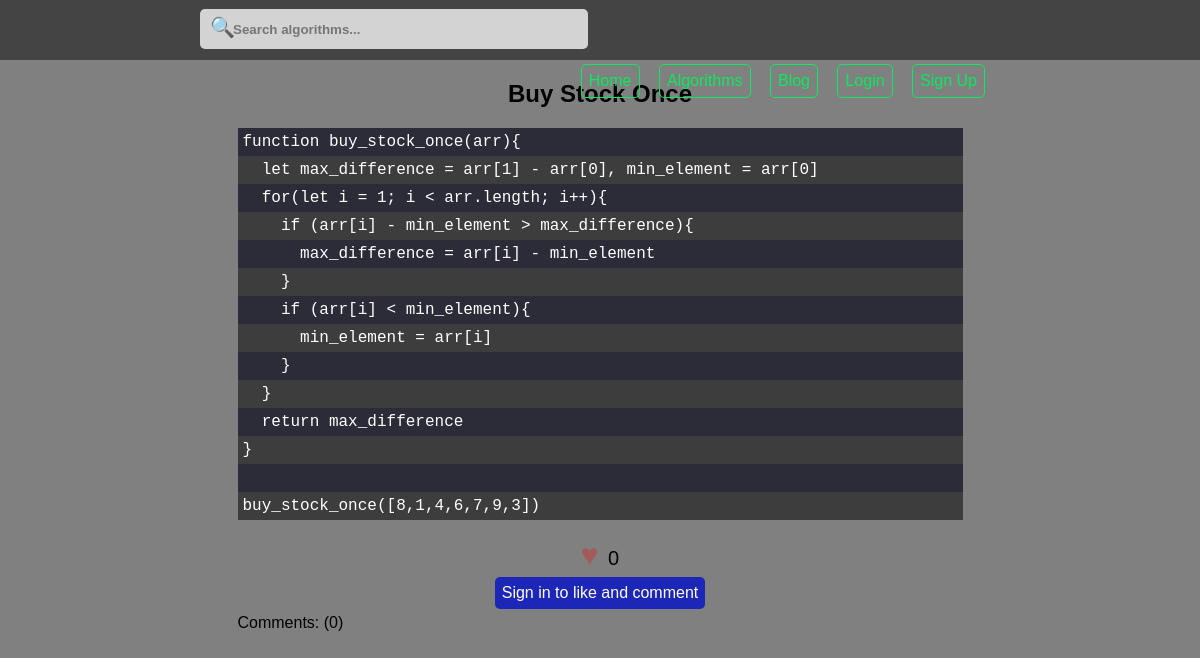
/algorithms/array-stack-queue-sorting/buy-stock-once/, run on the app's committed database.
### computer_science/models.py (models this page shows, shortened)
class Algorithm(models.Model):
	title = models.CharField(max_length = 300)
	friendly_title = models.SlugField(unique = False, default = None)
	category = models.CharField(max_length = 300, default = None)
	friendly_category = models.SlugField(unique = False, default = None)
	code = models.TextField()
	users = models.ManyToManyField(User)
	likes = models.ManyToManyField(User, blank = True, related_name = 'algorithm_likes')
	created_at = models.DateTimeField(auto_now = False, auto_now_add = True)
	updated_at = models.DateTimeField(auto_now = True, auto_now_add = False)
	class Meta:
		ordering = ['title']

### computer_science/views.py (the view, shortened to what this page needs)
# urls.py: url(r'^blog/(?P<friendly_title>[-\w]+)/$', show, name = 'show'),
def show(request, friendly_category = None, friendly_title = None):
	algorithm = get_object_or_404(Algorithm, friendly_title = friendly_title)
	if not algorithm:
		return Http404
	form = Comment_form(request.POST or None)
	like_or_unlike = 'Like'
	user_likes = False
	if request.user.is_authenticated:
	    if request.user in algorithm.likes.all():
	        like_or_unlike = 'Unlike'
	        user_likes = True
	items = { 'algorithm': algorithm,
			  'title': algorithm.title,
			  'comments': algorithm.comment_set.all(),
			  'form': form,
			  'value': 'Submit Comment',
			  'like_or_unlike': like_or_unlike,
			  'user_likes': user_likes }
	return render(request, 'algorithms/show.html', items)

### comments/forms.py
class Comment_form(forms.ModelForm):
	content = forms.CharField(widget = forms.Textarea(
		attrs = { 'class': 'comment-form', 'placeholder': 'Type your comment here...', 'rows': 4, 'cols': 80 }))
	class Meta:
		model = Comment
		fields = ['content']

### templates/algorithms/show.html (shortened to what this page needs)
{% extends 'base.html' %}
{% load staticfiles %}
{% block css %}
	<link rel="stylesheet" type="text/css" href="{% static 'css/algorithm.css' %}">
{% endblock css %}
{% block main %}
	<div class="full-algorithm">
		<h2>{{ algorithm.title }}</h2>
		<div class="algorithm-code">{{ algorithm.code|safe }}</div>
		<br />
		<a class='like like-button' style="{% if user_likes %} color: red; {% endif %}">
		</a>
		<span class="like-counts">{{ algorithm.likes.count }}</span>
        <br>
	    {% if user.is_authenticated %}
    		<form method="POST" class="comment_form", enctype="multipart/form-data">
        		{% csrf_token %}
        		{{ form.as_p }}
        		<input type="submit" value="{{ value }}" class='button-class-a send_comment_button'>
    	    </form>
	    {% else %}
	        <a href="{% url 'user:user_login' %}" class="button-class-a">Sign in to like and comment</a>
	    {% endif %}
	    <div class="comment-count">Comments: ({{ comments.count }})</div>
	</div>
{% endblock main %}

### static_files/css/main.css (style rules this page uses)
html { margin-left: calc(100vw - 100%); overflow-y: scroll; }
body { margin: 0; padding: 0; background: grey; }
a { text-decoration: none; display: inline-block; }
.like { display: inline-block; font-size: 30px; cursor: pointer; position: relative; color: rgba(255, 0, 0, .3); }
.like-counts { margin-left: 5px; font-size: 20px; }

### static_files/css/algorithm.css (style rules this page uses)
.full-algorithm { margin-top: 10px; }
.algorithm-code { text-align: left; width: 725px; margin: 0 auto; }
.code-editor-odd { background: rgb(43, 44, 56); color: white; }
.code-editor-even { background: rgb(61, 61, 61); color: white; }
.code-editor { padding: 5px; font-family: monospace; font-size: 16px; }
.comment-count { width: 725px; text-align: left; margin: 0 auto; }
.button-class-a { border-radius: 5px; border: 0; padding: 7px; margin: 5px; background: rgb(29, 39, 183); color: white; font-size: 16px; }

### data on the page
Algorithm: title "Buy Stock Once", code "function buy_stock_once(arr){ let max_difference = arr[1] - arr[0], min_element = arr[0] for(let i = 1; i < arr.length; i++){ if (arr[i] - min_element > max_difference){ max_difference = arr[i] - min_element } if (arr[i] < min_element){ min_element = arr[i] } } return max_difference } buy_stock_once([8,1,4,6,7,9,3])", likes.count "0", count "0"
